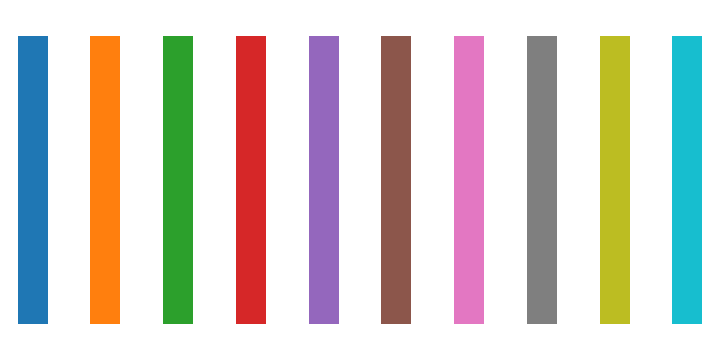

Generate this figure with Python:
#!/usr/bin/env python3
# -*- coding: utf-8 -*-
"""
Created on Tue Nov  5 20:56:55 2019

Colors

@author: alberto
"""

import matplotlib.pyplot as plt

size = 10, 5
dpi = 72.0
figsize = size[0] / float(dpi), size[1] / float(dpi)
fig = plt.figure(figsize=size, dpi=dpi)
fig.patch.set_alpha(0)
plt.axes([0, 0.1, 1, .8], frameon=False)

# This shows sequence of 11 colors - then they're cyclic
for i in range(1, 11):
    plt.plot([i, i], [0, 1], lw=30)
    
# plt.xlim(0, 11)
plt.xticks(()), plt.yticks(())

# Save figure using 72 dots per inch
plt.savefig('colors.png', dpi=72)


plt.show()